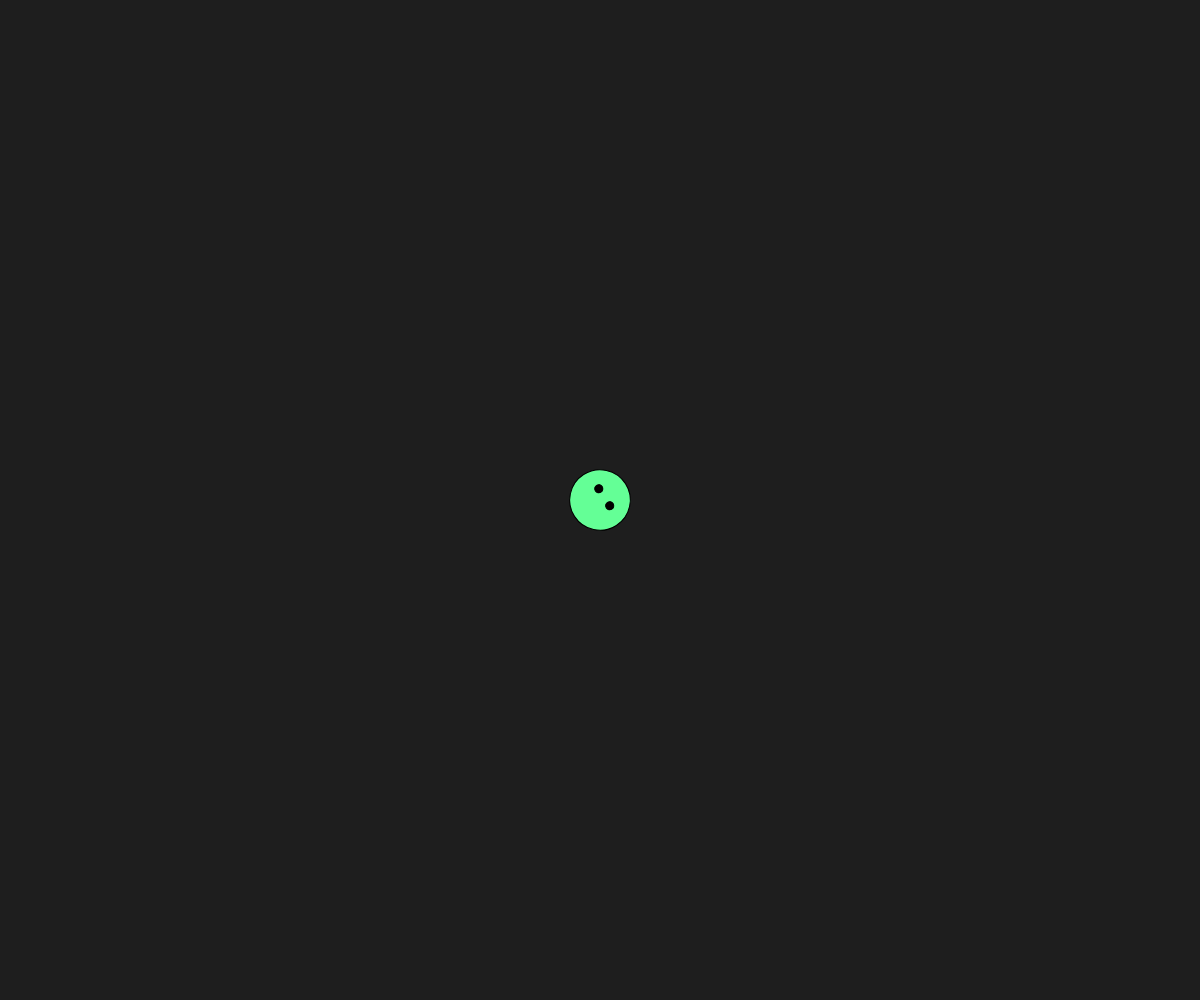
Frame 1 (no input)
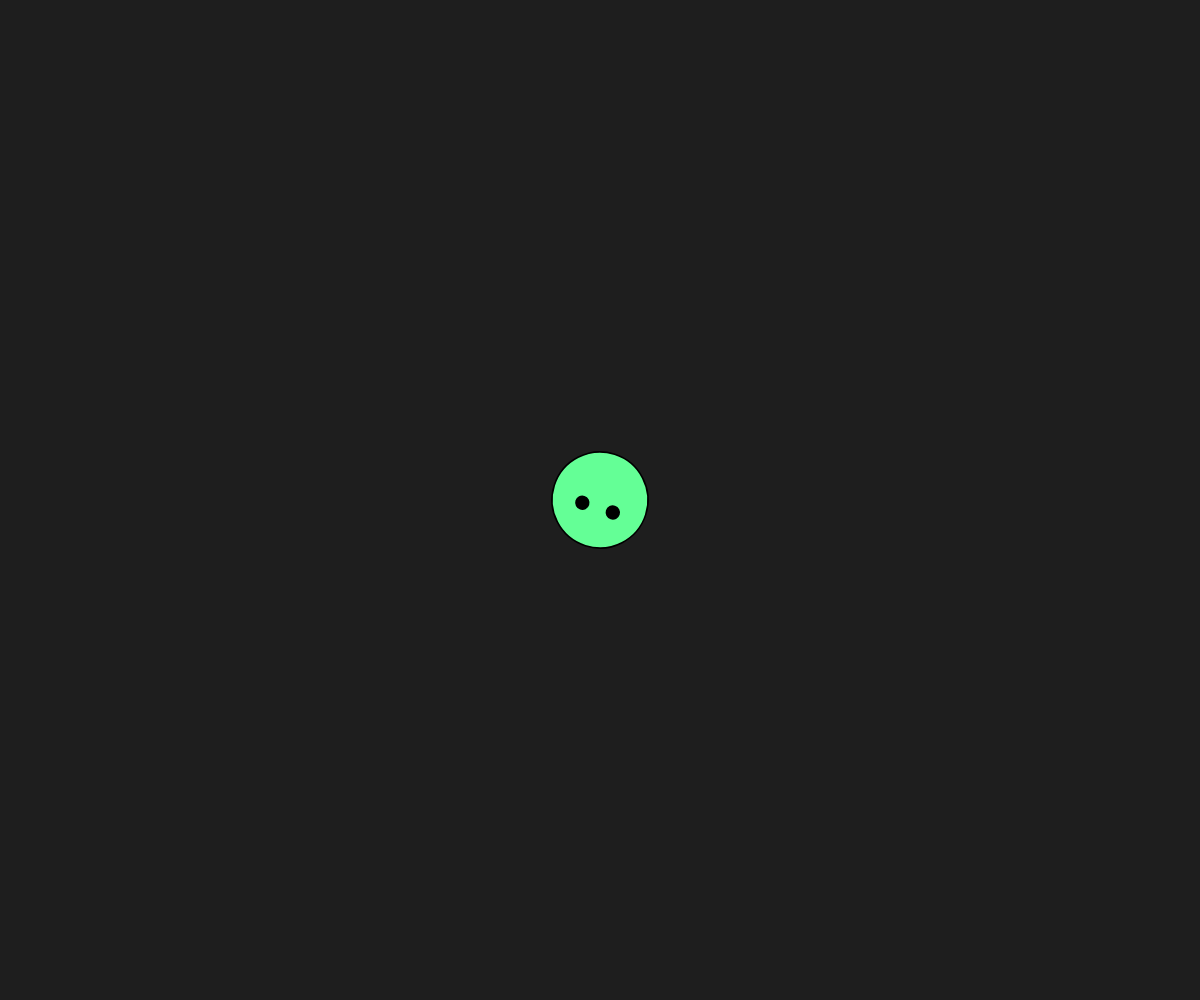
Frame 60 (no input)
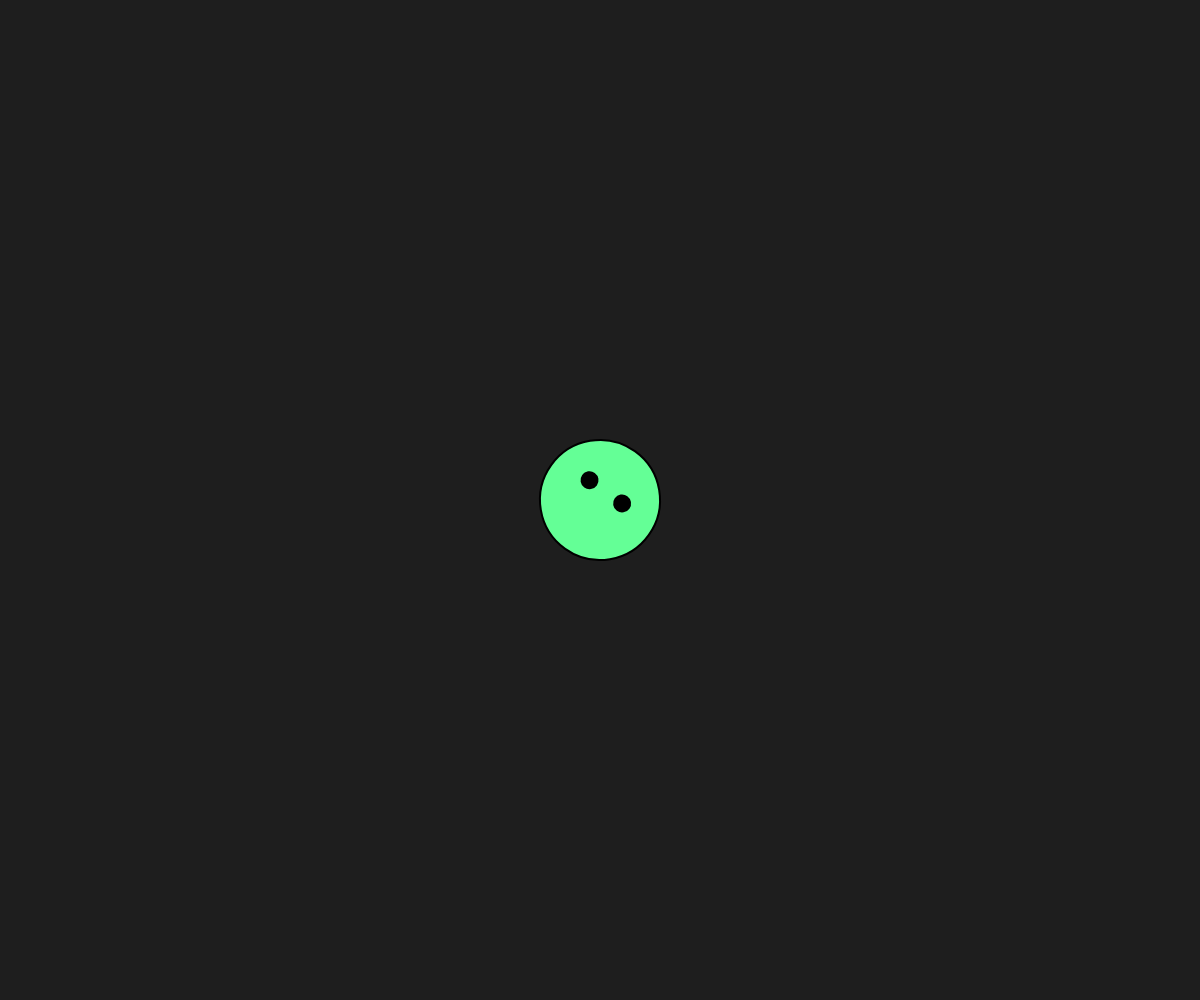
Frame 120 (the mouse pressed at the canvas centre since frame 60)

The p5.js sketch that drew these frames (run headless with seeded random() and noise() and a simulated clock; from frame 60 on, the mouse is pressed at the canvas centre):

// p5.js sketch
// ── sketch.js
//Aleksandr Markov

let size = 1;

function setup() {
  createCanvas(windowWidth, windowHeight);
}

function draw() {
  background(30);
  translate(width / 2, height / 2);

  let speed = abs(movedX) + abs(movedY);

  if (speed < 5) {
    size += 0.01; // calm = grow
  } else {
    size -= 0.02; // chaos = shrink
  }

  size = constrain(size, 0.5, 2);

  scale(size);
  rotate(frameCount);

  fill(100, 255, 150);
  ellipse(0, 0, 60, 60);
  fill(0);
  ellipse(-10, -5, 8);
  ellipse(10, -5, 8);
}
